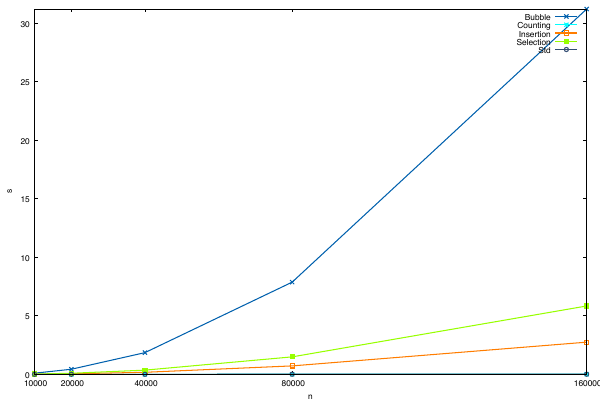

Write the gnuplot code that produced this figure.
set terminal "pdfcairo" enhance size 6,4
set output "wykres.pdf"
set xlabel "n"
set ylabel "s"
set xtics (10000, 20000, 40000, 80000, 160000)
set ytics 0, 5, 35

set style line 2  lc rgb '#0060ad' lt 1 lw 1.5 pointtype 2 pointsize 0.5 # --- blue
set style line 3  lc rgb '#00ffff' lt 1 lw 1.5 pointtype 3 pointsize 0.5 #      .
set style line 4  lc rgb '#ff7d00' lt 1 lw 1.5 pointtype 4 pointsize 0.5 #      .
set style line 5  lc rgb '#97ff00' lt 1 lw 1.5 pointtype 5 pointsize 0.5 #      .
set style line 6  lc rgb '#334d73' lt 1 lw 1.5 pointtype 6 pointsize 0.5 #      .
set style line 7  lc rgb '#000000' lt 1 lw 1.5 pointtype 7 pointsize 0.5 #      .

plot "dane.dat" u 1:2 title "Bubble" w linespoints ls 2, "" u 1:3 title "Counting" w linespoints ls 3, "" u 1:4  title "Insertion" w linespoints ls 4, "" u 1:5  title "Selection" w linespoints ls 5, "" u 1:6  title "Std" w linespoints ls 6